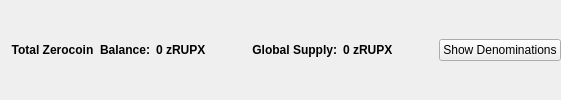
                       <widget class="QFrame" name="balanceSupplyFrame">
                        <layout class="QHBoxLayout" name="horizontalLayout_2" stretch="0,0,0,1,0">
                         <property name="rightMargin">
                          <number>0</number>
                         </property>
                         <item>
                          <layout class="QHBoxLayout" name="horizontalLayout_34">
                           <item>
                            <widget class="QLabel" name="labelzAvailableText_3">
                             <property name="font">
                              <font>
                               <weight>75</weight>
                               <bold>true</bold>
                              </font>
                             </property>
                             <property name="toolTip">
                              <string>Total Balance including unconfirmed and immature zRUPX</string>
                             </property>
                             <property name="text">
                              <string>Total Zerocoin  Balance:</string>
                             </property>
                             <property name="alignment">
                              <set>Qt::AlignRight|Qt::AlignTrailing|Qt::AlignVCenter</set>
                             </property>
                            </widget>
                           </item>
                           <item>
                            <widget class="QLabel" name="labelzAvailableAmount_4">
                             <property name="minimumSize">
                              <size>
                               <width>40</width>
                               <height>0</height>
                              </size>
                             </property>
                             <property name="font">
                              <font>
                               <weight>75</weight>
                               <bold>true</bold>
                              </font>
                             </property>
                             <property name="toolTip">
                              <string>Total Balance including unconfirmed and immature zRUPX</string>
                             </property>
                             <property name="text">
                              <string>0 zRUPX</string>
                             </property>
                             <property name="alignment">
                              <set>Qt::AlignLeading|Qt::AlignLeft|Qt::AlignVCenter</set>
                             </property>
                            </widget>
                           </item>
                          </layout>
                         </item>
                         <item>
                          <spacer name="horizontalSpacer_32">
                           <property name="orientation">
                            <enum>Qt::Horizontal</enum>
                           </property>
                           <property name="sizeHint" stdset="0">
                            <size>
                             <width>40</width>
                             <height>20</height>
                            </size>
                           </property>
                          </spacer>
                         </item>
                         <item>
                          <layout class="QHBoxLayout" name="horizontalLayout_35">
                           <item>
                            <widget class="QLabel" name="labelZsupplyText_2">
                             <property name="font">
                              <font>
                               <weight>75</weight>
                               <bold>true</bold>
                              </font>
                             </property>
                             <property name="text">
                              <string>Global Supply:</string>
                             </property>
                             <property name="alignment">
                              <set>Qt::AlignRight|Qt::AlignTrailing|Qt::AlignVCenter</set>
                             </property>
                            </widget>
                           </item>
                           <item>
                            <widget class="QLabel" name="labelZsupplyAmount_2">
                             <property name="font">
                              <font>
                               <weight>75</weight>
                               <bold>true</bold>
                              </font>
                             </property>
                             <property name="text">
                              <string>0 zRUPX</string>
                             </property>
                            </widget>
                           </item>
                          </layout>
                         </item>
                         <item>
                          <spacer name="horizontalSpacer_31">
                           <property name="orientation">
                            <enum>Qt::Horizontal</enum>
                           </property>
                           <property name="sizeHint" stdset="0">
                            <size>
                             <width>40</width>
                             <height>20</height>
                            </size>
                           </property>
                          </spacer>
                         </item>
                         <item>
                          <widget class="QPushButton" name="pushButtonShowDenoms">
                           <property name="toolTip">
                            <string>Show zRUPX denominations list</string>
                           </property>
                           <property name="text">
                            <string>Show Denominations</string>
                           </property>
                          </widget>
                         </item>
                        </layout>
                       </widget>
